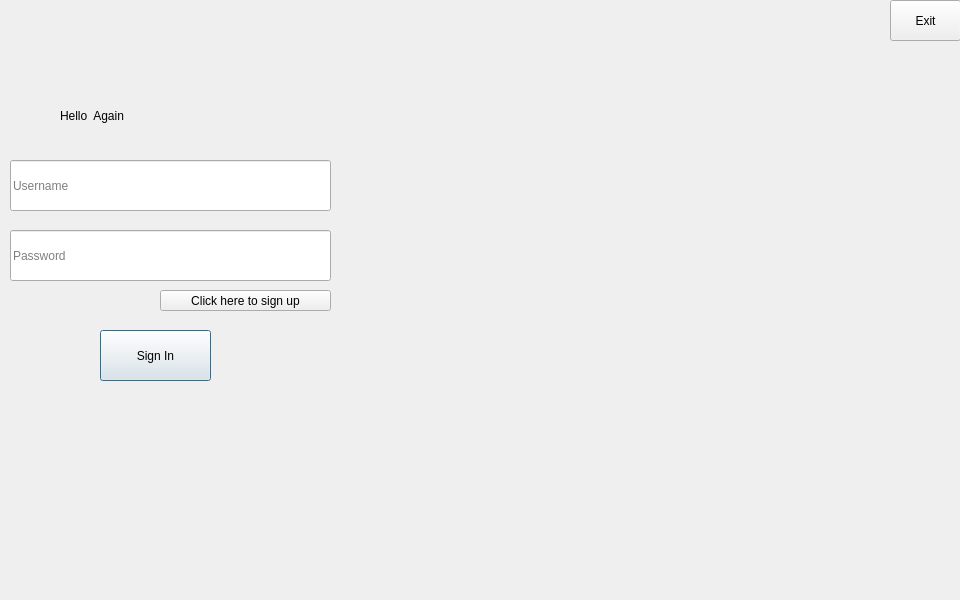
<?xml version="1.0" encoding="UTF-8"?>
<ui version="4.0">
 <class>LoginDialog</class>
 <widget class="QDialog" name="LoginDialog">
  <property name="geometry">
   <rect>
    <x>0</x>
    <y>0</y>
    <width>960</width>
    <height>600</height>
   </rect>
  </property>
  <property name="windowTitle">
   <string>Dialog</string>
  </property>
  <widget class="QPushButton" name="loginBtn">
   <property name="geometry">
    <rect>
     <x>100</x>
     <y>330</y>
     <width>111</width>
     <height>51</height>
    </rect>
   </property>
   <property name="text">
    <string>Sign In</string>
   </property>
  </widget>
  <widget class="QLineEdit" name="pwdLineEdit">
   <property name="geometry">
    <rect>
     <x>10</x>
     <y>230</y>
     <width>321</width>
     <height>51</height>
    </rect>
   </property>
   <property name="echoMode">
    <enum>QLineEdit::Password</enum>
   </property>
   <property name="placeholderText">
    <string>Password</string>
   </property>
  </widget>
  <widget class="QLineEdit" name="userLineEdit">
   <property name="geometry">
    <rect>
     <x>10</x>
     <y>160</y>
     <width>321</width>
     <height>51</height>
    </rect>
   </property>
   <property name="placeholderText">
    <string>Username</string>
   </property>
  </widget>
  <widget class="QPushButton" name="exitBtn">
   <property name="geometry">
    <rect>
     <x>890</x>
     <y>0</y>
     <width>71</width>
     <height>41</height>
    </rect>
   </property>
   <property name="text">
    <string>Exit</string>
   </property>
  </widget>
  <widget class="QLabel" name="HelloAgain">
   <property name="geometry">
    <rect>
     <x>60</x>
     <y>80</y>
     <width>221</width>
     <height>71</height>
    </rect>
   </property>
   <property name="text">
    <string>Hello  Again</string>
   </property>
  </widget>
  <widget class="QPushButton" name="registerBtn">
   <property name="geometry">
    <rect>
     <x>160</x>
     <y>290</y>
     <width>171</width>
     <height>21</height>
    </rect>
   </property>
   <property name="text">
    <string>Click here to sign up</string>
   </property>
  </widget>
 </widget>
 <resources/>
 <connections>
  <connection>
   <sender>exitBtn</sender>
   <signal>clicked()</signal>
   <receiver>LoginDialog</receiver>
   <slot>close()</slot>
   <hints>
    <hint type="sourcelabel">
     <x>250</x>
     <y>170</y>
    </hint>
    <hint type="destinationlabel">
     <x>186</x>
     <y>136</y>
    </hint>
   </hints>
  </connection>
 </connections>
</ui>
